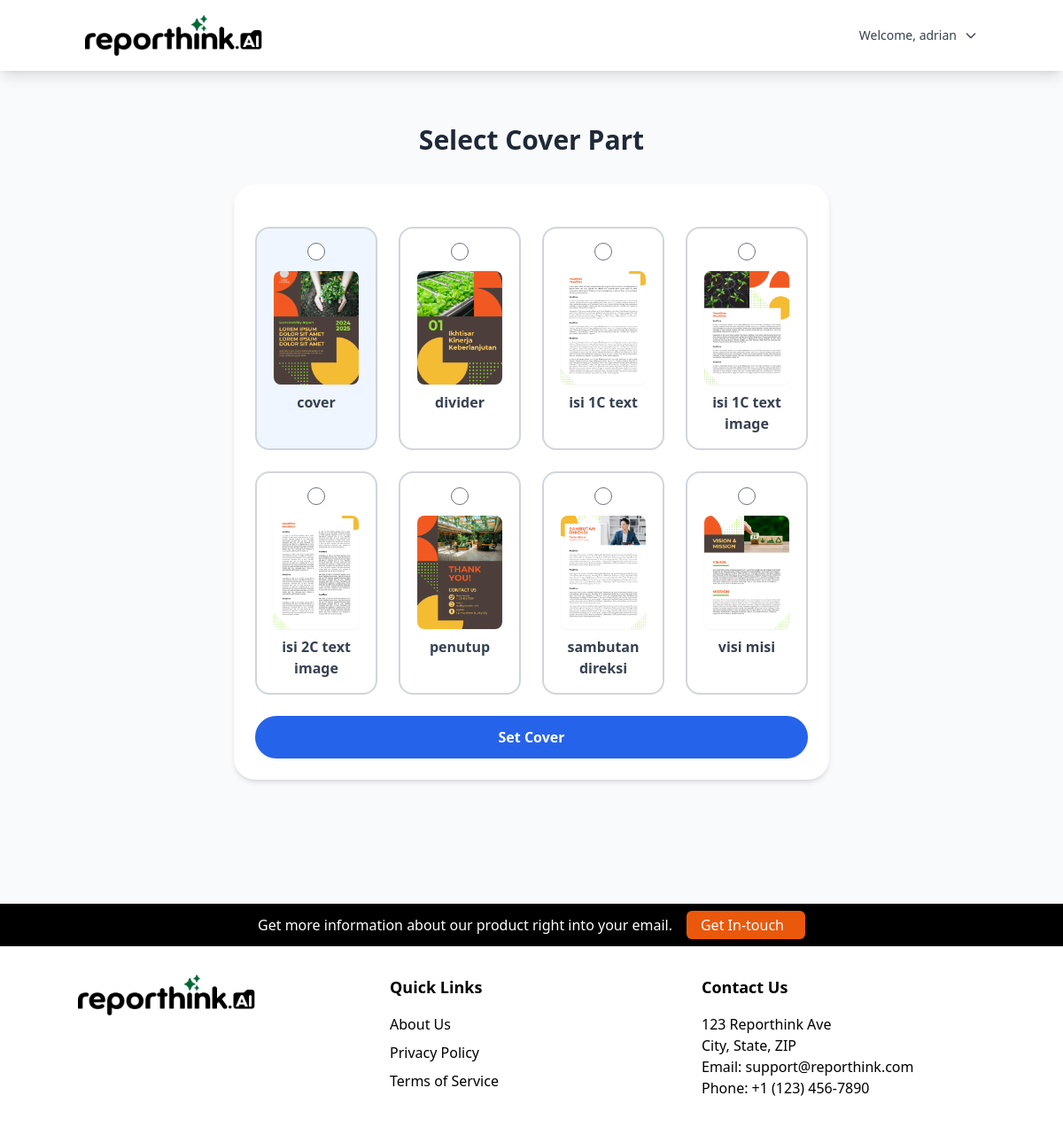
The app's page /set-cover-part/32/ (signed in) with its own data.
### Template_Editor_App/models.py (models this page shows, shortened)
class TemplatePart(models.Model):
    template = models.ForeignKey(Template, on_delete=models.CASCADE, related_name='parts')
    name = models.CharField(max_length=255, blank=True)
    html_file = models.FileField(upload_to='templates_parts/html/')
    thumbnail = models.ImageField(upload_to='templates_parts/thumbnails/')

### Template_Editor_App/views.py (the view, shortened to what this page needs)
# urls.py: path('set-cover-part/<int:template_id>/', views.set_cover_part, name='set_cover_part'),
@user_passes_test(is_admin)
def set_cover_part(request, template_id):
    template = get_object_or_404(Template, id=template_id)
    parts = template.parts.all()
    return render(request, 'set_cover_part.html', {'template': template, 'parts': parts})

### Template_Editor_App/views.py (called while the page is built)
def is_admin(user):
    return user.is_staff  # or user.is_superuser depending on your admin setup

### Template_Editor_App/templates/set_cover_part.html (shortened to what this page needs)
{% extends "base.html" %} {% block content %}
<div
  class="min-h-screen flex flex-col items-center justify-start py-[5%] bg-gray-50 px-4"
>
  <h1 class="text-3xl font-bold text-gray-800 mb-8 text-center">
    Select Cover Part
  </h1>
  <form
    method="post"
    class="w-full max-w-2xl bg-white p-6 rounded-3xl shadow-md space-y-6 mb-20"
  >
    <div
      class="grid grid-cols-1 sm:grid-cols-2 md:grid-cols-3 lg:grid-cols-4 gap-6"
    >
      {% for part in parts %}
      <label
        class="flex flex-col items-center cursor-pointer border-2 rounded-2xl p-4 transition border-gray-300 hover:border-blue-500 {% if template.cover_part and part.id == template.cover_part.id %}border-blue-600 bg-blue-50{% endif %}"
      >
        <input
          type="radio"
          name="cover_part"
          value="{{ part.id }}"
          class="mb-3 h-5 w-5 accent-green-600"
          {%
          if
          part.is_cover
          %}checked{%
          endif
          %}
        />
        <img
          src="{{ part.thumbnail.url }}"
          alt="{{ part.name }}"
          class="w-24 h-32 object-cover rounded-lg shadow-sm"
        />
        <span class="mt-2 text-center font-semibold text-gray-700"
          >{{ part.name }}</span
        >
      </label>
      {% endfor %}
    </div>
    <button
      type="submit"
      class="w-full py-3 bg-blue-600 text-white font-bold rounded-3xl shadow hover:bg-blue-700 focus:outline-none transition"
    >
      Set Cover
    </button>
  </form>
</div>
{% endblock %}

### theme/templates/base.html (shortened to what this page needs)
{% load static tailwind_tags %}
<!DOCTYPE html>
<html lang="en">
  <head>
    {% tailwind_css %}
  </head>
  <body>
    <header
      class="page-header sticky transition-all origin-top duration-300 ease-in-out h-[80px] bg-white shadow-lg flex items-center z-40"
    >
      <div
        class="px-4 md:px-24 2xl:px-24 w-full flex justify-between items-center"
      >
        <a href="{% url 'index' %}" class="inline-block" title="">
          <img
            src="{% static 'images/reporthink_logo.png' %}"
            alt="Reporthink Logo"
            class="h-[46px] w-[200px]"
          />
        </a>
        <div class="relative text-sm text-gray-700">
          {% if user.is_authenticated %}
          <button
            id="userDropdownBtn"
            class="flex items-center gap-2 hover:text-blue-600"
            onclick="toggleDropdown()"
          >
            Welcome, {{ user.username }}
            <svg
              class="w-4 h-4"
              fill="none"
              stroke="currentColor"
              stroke-width="2"
              viewBox="0 0 24 24"
            >
              <path
                stroke-linecap="round"
                stroke-linejoin="round"
                d="M19 9l-7 7-7-7"
              />
            </svg>
          </button>
          {% endif %}
        </div>
      </div>
    </header>
    {% block content %} {% endblock %}
    <div
      class="sticky py-2 w-full z-[20] bottom-0 bg-formbox text-white text-center bg-black flex items-center justify-center"
    >
      <div class="hidden md:block lg:block">
        Get more information about our product right into your email.
      </div>
      <a
        class="inline-flex items-center space-x-2 bg-orange-600 rounded-md py-1 px-4 text-white ml-4"
      >
        <span>Get In-touch</span>
      </a>
    </div>
    <footer class="bg-white text-black py-8 md:mx-10">
      <div
        class="container mx-auto grid gap-8 md:grid-cols-3 text-center md:text-left"
      >
        <div>
          <img
            src="{% static 'images/reporthink_logo.png' %}"
            alt="Reporthink Logo"
            class="h-[46px] w-[200px] mx-auto md:mx-0"
          />
        </div>
        <div>
          <h4 class="text-lg font-semibold mb-4">Quick Links</h4>
          <ul class="space-y-2">
            <li><a href="#" class="hover:underline">About Us</a></li>
            <li><a href="#" class="hover:underline">Privacy Policy</a></li>
            <li><a href="#" class="hover:underline">Terms of Service</a></li>
          </ul>
        </div>
        <div>
          <h4 class="text-lg font-semibold mb-4">Contact Us</h4>
          <p>123 Reporthink Ave</p>
          <p>City, State, ZIP</p>
          <p>
            Email:
            <a href="mailto:support@reporthink.com" class="hover:underline"
              >support@reporthink.com</a
            >
          </p>
          <p>Phone: +1 (123) 456-7890</p>
        </div>
      </div>
    </footer>
  </body>
</html>

### records on screen
TemplatePart: thumbnail (picture), name "cover"
TemplatePart: thumbnail (picture), name "divider"
TemplatePart: thumbnail (picture), name "isi 1C text"
TemplatePart: thumbnail (picture), name "isi 1C text image"
TemplatePart: thumbnail (picture), name "isi 2C text image"
TemplatePart: thumbnail (picture), name "penutup"
TemplatePart: thumbnail (picture), name "sambutan direksi"
TemplatePart: thumbnail (picture), name "visi misi"

### other values on screen
{{ user.username }} "adrian"
